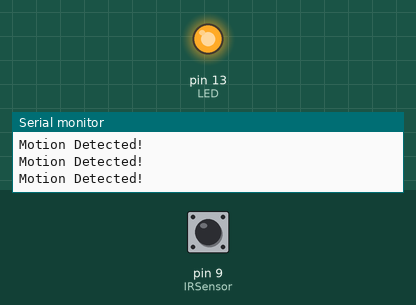
Recording of a sketch running on a simulated Arduino Uno, built with avr-gcc and run on an emulated ATmega328P. Parts: output pins drawn as LEDs (lit = HIGH), the last lines printed to the serial monitor. Dashed ring = blinking. Inputs (shaded band) come from the test bench; at power-on: pin 9 (IRSensor) LOW.

Above: at 1.2 s.
1.3 s: pin 9 (IRSensor) driven HIGH
At 2.3 s:
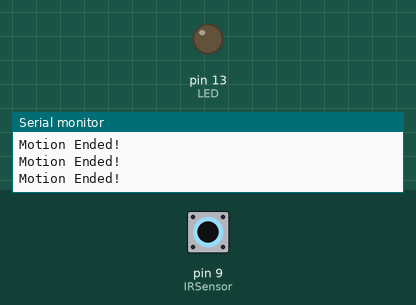
2.8 s: pin 9 (IRSensor) driven LOW
At 3.5 s:
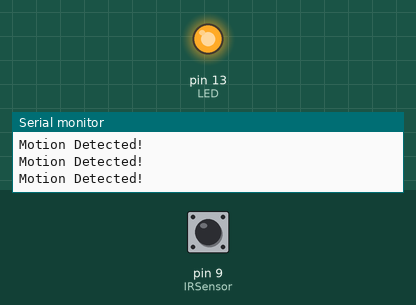
4.3 s: pin 9 (IRSensor) pulsed HIGH 2 times (0.12 s each, 0.3 s apart)
At 4.51 s:
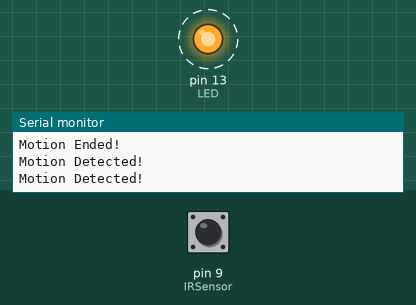
7.9 s: pin 9 (IRSensor) pulsed HIGH 5 times (0.12 s each, 0.3 s apart)
At 10.4 s:
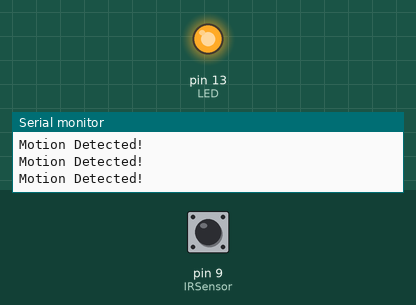
Timing chart, 0 to 11.9 s (numbered marks = the images above; inputs shaded):
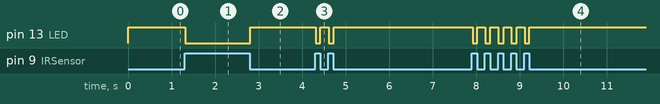

The sketch:

sketch_jan09a.ino
```cpp
int IRSensor = 9; // connect IR sensor module to Arduino pin 9
int LED = 13; // connect LED to Arduino pin 13

void setup()
{
  Serial.begin(9600); // Initialize Serial at 9600 Baud
  Serial.println("Serial Working"); // Test to check if serial is working or not
  pinMode(IRSensor, INPUT); // IR Sensor pin INPUT
  pinMode(LED, OUTPUT); // LED Pin Output
}

void loop()
{
  int sensorStatus = digitalRead(IRSensor); // Set the GPIO as Input
  if (sensorStatus == 1) // Check if the pin is high or not
  {
    // if the pin is high, turn off the onboard LED
    digitalWrite(LED, LOW); // LED LOW
    Serial.println("Motion Ended!"); // print "Motion Ended!" on the serial monitor window
  }
  else
  {
    // if the pin is low, turn on the onboard LED
    digitalWrite(LED, HIGH); // LED HIGH
    Serial.println("Motion Detected!"); // print "Motion Detected!" on the serial monitor window
  }
}
```

Measured:
- after the input at 1.3 s, pin 13 (LED): HIGH → LOW at once
- after the input at 2.8 s, pin 13 (LED): LOW → HIGH at once
- after the input at 4.3 s, pin 13 (LED): alternates HIGH for 0.19 s and LOW for 0.12 s, 4 changes in all, then stays HIGH, starting at once
- after the input at 7.9 s, pin 13 (LED): alternates HIGH for 0.19 s and LOW for 0.11 s, 10 changes in all, then stays HIGH, starting at once
